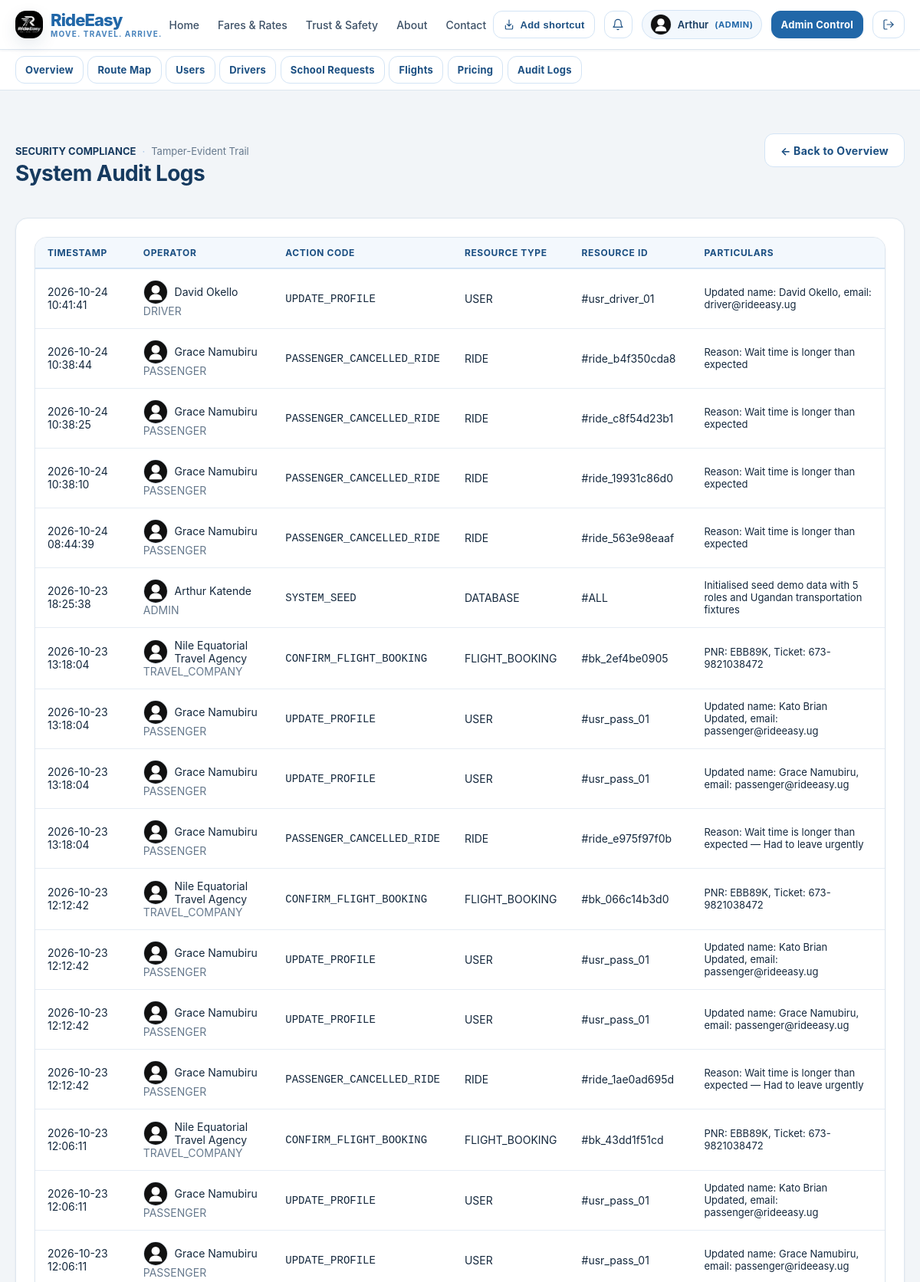
The page /admin/audit-logs (signed in, upper part) on the database its author committed.
### tables this page shows
CREATE TABLE users (
    id TEXT PRIMARY KEY,
    email TEXT UNIQUE NOT NULL,
    password_hash TEXT NOT NULL,
    role TEXT NOT NULL CHECK(role IN ('PASSENGER', 'DRIVER', 'SCHOOL', 'TRAVEL_COMPANY', 'ADMIN')),
    full_name TEXT NOT NULL,
    phone TEXT NOT NULL,
    is_active INTEGER NOT NULL DEFAULT 1,
    is_verified INTEGER NOT NULL DEFAULT 0,
    created_at TIMESTAMP NOT NULL DEFAULT CURRENT_TIMESTAMP,
    updated_at TIMESTAMP NOT NULL DEFAULT CURRENT_TIMESTAMP
, avatar_url TEXT DEFAULT '/static/images/default-avatar.svg', avatar_cloudinary_public_id TEXT);

CREATE TABLE audit_logs (
    id TEXT PRIMARY KEY,
    user_id TEXT,
    action TEXT NOT NULL,
    resource_type TEXT NOT NULL,
    resource_id TEXT,
    details TEXT,
    ip_address TEXT,
    created_at TIMESTAMP NOT NULL DEFAULT CURRENT_TIMESTAMP,
    FOREIGN KEY (user_id) REFERENCES users(id) ON DELETE SET NULL
);

### rideeasy/app/routes/admin.py (the view)
@admin_bp.route("/audit-logs")
def audit_logs():
    user = AuthService.get_current_user()
    db = get_db()
    logs = db.fetchall(
        """SELECT a.*, u.full_name as user_name, u.avatar_url as user_avatar_url,
                  u.email as user_email, u.role
        FROM audit_logs a
        LEFT JOIN users u ON a.user_id = u.id
        ORDER BY a.created_at DESC LIMIT 50"""
    )
    return render_template("admin/audit_logs.html", user=user, logs=logs)

### rideeasy/app/templates/admin/audit_logs.html (shortened to what this page needs)
{% extends "base.html" %}
{% from "macros/user_identity.html" import identity %}
{% block content %}
<div class="container section">
  <div style="display: flex; justify-content: space-between; align-items: baseline; flex-wrap: wrap; gap: 1rem; margin-bottom: 2rem;">
    <div>
      <div class="metadata-row" style="margin-bottom: 0.25rem;">
        <span style="font-weight: 700; color: var(--color-black); text-transform: uppercase;">Security Compliance</span>
        <span class="metadata-separator">·</span>
        <span>Tamper-Evident Trail</span>
      </div>
      <h2>System Audit Logs</h2>
    </div>
    <a href="/admin/dashboard" class="btn btn-secondary">← Back to Overview</a>
  </div>
  <div class="card">
    {% if logs %}
      <div class="table-responsive">
        <table class="table">
          <thead>
            <tr>
              <th>Timestamp</th>
              <th>Operator</th>
              <th>Action Code</th>
              <th>Resource Type</th>
              <th>Resource ID</th>
              <th>Particulars</th>
            </tr>
          </thead>
          <tbody>
            {% for l in logs %}
              <tr>
                <td class="text-subtle">{{ l.created_at }}</td>
                <td>
                  {{ identity(l.user_avatar_url, l.user_name, 32) if l.user_name else 'System Kernel' }}
                  <div class="text-subtle">{{ l.role or 'CORE' }}</div>
                </td>
                <td><code>{{ l.action }}</code></td>
                <td>{{ l.resource_type }}</td>
                <td class="text-subtle">#{{ l.resource_id or 'N/A' }}</td>
                <td style="font-size: 0.8125rem;">{{ l.details }}</td>
              </tr>
            {% endfor %}
          </tbody>
        </table>
      </div>
    {% else %}
      <div style="text-align: center; padding: 3rem 0; color: var(--color-medium-grey);">
        No audit log records available.
      </div>
    {% endif %}
  </div>
</div>
{% endblock %}

### rideeasy/app/templates/base.html (shortened to what this page needs)
<!DOCTYPE html>
<html lang="en">
<head>
  <link rel="stylesheet" href="/static/css/base.css">
  <link rel="stylesheet" href="/static/css/components.css">
  <link rel="stylesheet" href="/static/css/dashboard.css">
  <link rel="stylesheet" href="/static/css/responsive.css">
</head>
<body>
  {% from "macros/user_identity.html" import avatar %}
  <header class="navbar no-print">
    <div class="container">
      <div class="navbar-inner">
        <div class="brand-group">
          <a href="/" style="display: flex; align-items: center; gap: 0.625rem; text-decoration: none;">
            <img src="/static/images/logo.png" alt="RideEasy Logo" style="height: 36px; width: auto; object-fit: contain;" onerror="this.style.display='none'">
            <div style="display: flex; flex-direction: column;">
              <span class="brand-logo" style="line-height: 1.1;">{{ app_name }}</span>
              <span class="brand-tagline" style="font-size: 0.625rem; letter-spacing: 0.12em;">{{ app_tagline }}</span>
            </div>
          </a>
        </div>
        <nav aria-label="Main Navigation">
          <ul class="nav-links">
            <li><a href="/" class="nav-link">Home</a></li>
            <li><a href="/pricing" class="nav-link">Fares & Rates</a></li>
            <li><a href="/safety" class="nav-link">Trust & Safety</a></li>
            <li><a href="/about" class="nav-link">About</a></li>
            <li><a href="/contact" class="nav-link">Contact</a></li>
          </ul>
        </nav>
        <div class="nav-actions">
          <button type="button" class="btn btn-secondary btn-sm app-shortcut-button" data-add-shortcut title="Create a RideEasy shortcut" aria-label="Create a RideEasy shortcut">
            <svg class="icon icon-sm" viewBox="0 0 24 24" aria-hidden="true"><path d="M12 3v12m0 0 4-4m-4 4-4-4"/><path d="M5 14v5a2 2 0 0 0 2 2h10a2 2 0 0 0 2-2v-5"/></svg>
            <span>Add shortcut</span>
          </button>
          {% if current_user %}
            <div style="position: relative;">
              <button id="notif-bell-btn" class="btn btn-secondary btn-sm" aria-label="Notifications" title="In-App Notifications" style="position: relative; padding: 0.35rem 0.6rem;" onclick="toggleNotifDropdown(event);">
                <svg class="icon icon-sm" viewBox="0 0 24 24"><path d="M18 8A6 6 0 0 0 6 8c0 7-3 9-3 9h18s-3-2-3-9"/><path d="M13.73 21a2 2 0 0 1-3.46 0"/></svg>
              </button>
            </div>
            <a href="/profile" class="user-nav-chip" title="View and Edit Profile" style="text-decoration: none;">
              {{ avatar(current_user.avatar_url, current_user.full_name, 28) }}
              <span>{{ current_user.full_name.split()[0] }}</span>
              <span class="user-role-label">({{ current_user.role }})</span>
            </a>
            {% if current_user.role == 'PASSENGER' %}
              <a href="/passenger/dashboard" class="btn btn-secondary btn-sm">Dashboard</a>
              <a href="/passenger/book-ride" class="btn btn-primary btn-sm">Book Ride</a>
            {% elif current_user.role == 'DRIVER' %}
              <a href="/driver/dashboard" class="btn btn-primary btn-sm">Driver Console</a>
            {% elif current_user.role == 'SCHOOL' %}
              <a href="/school/dashboard" class="btn btn-primary btn-sm">School Portal</a>
            {% elif current_user.role == 'TRAVEL_COMPANY' %}
              <a href="/travel/dashboard" class="btn btn-primary btn-sm">Agency Console</a>
            {% elif current_user.role == 'ADMIN' %}
              <a href="/admin/dashboard" class="btn btn-primary btn-sm">Admin Control</a>
            {% endif %}
            <a href="/auth/logout" class="btn btn-secondary btn-sm" title="Sign Out">
              <svg class="icon icon-sm" viewBox="0 0 24 24"><path d="M9 21H5a2 2 0 0 1-2-2V5a2 2 0 0 1 2-2h4"/><polyline points="16 17 21 12 16 7"/><line x1="21" y1="12" x2="9" y2="12"/></svg>
            </a>
          {% else %}
            <a href="/auth/login" class="btn btn-secondary btn-sm">Sign In</a>
            <a href="/auth/register" class="btn btn-primary btn-sm">Register</a>
          {% endif %}
        </div>
      </div>
    </div>
  </header>
  {% if current_user %}
    <nav aria-label="Workspace navigation" style="border-bottom: 1px solid var(--color-light-grey); background: var(--color-white);">
      <div class="container" style="display: flex; gap: 0.35rem; overflow-x: auto; padding-top: 0.5rem; padding-bottom: 0.5rem; white-space: nowrap;">
        {% if current_user.role == 'PASSENGER' %}
          <a href="/passenger/dashboard" class="btn btn-secondary btn-sm">Overview</a>
          <a href="/map" class="btn btn-secondary btn-sm">Route Map</a>
          <a href="/passenger/rides" class="btn btn-secondary btn-sm">Recent Trips</a>
          <a href="/passenger/rides?status=awaiting" class="btn btn-secondary btn-sm">Awaiting Rides</a>
          <a href="/passenger/book-ride" class="btn btn-secondary btn-sm">Book a Ride</a>
          <a href="/passenger/flight-request" class="btn btn-secondary btn-sm">Book a Flight</a>
          <a href="/passenger/flight-requests" class="btn btn-secondary btn-sm">Flight Requests</a>
          <a href="/passenger/journeys" class="btn btn-secondary btn-sm">Journeys</a>
          <a href="/passenger/rewards" class="btn btn-secondary btn-sm">Rewards</a>
        {% elif current_user.role == 'SCHOOL' %}
          <a href="/school/dashboard" class="btn btn-secondary btn-sm">Overview</a>
          <a href="/map" class="btn btn-secondary btn-sm">Route Map</a>
          <a href="/school/requests" class="btn btn-secondary btn-sm">Transport Requests</a>
          <a href="/school/request" class="btn btn-secondary btn-sm">Book Transport</a>
        {% elif current_user.role == 'ADMIN' %}
          <a href="/admin/dashboard" class="btn btn-secondary btn-sm">Overview</a>
          <a href="/map" class="btn btn-secondary btn-sm">Route Map</a>
          <a href="/admin/users" class="btn btn-secondary btn-sm">Users</a>
          <a href="/admin/drivers" class="btn btn-secondary btn-sm">Drivers</a>
          <a href="/admin/schools" class="btn btn-secondary btn-sm">School Requests</a>
          <a href="/admin/flights" class="btn btn-secondary btn-sm">Flights</a>
          <a href="/admin/pricing" class="btn btn-secondary btn-sm">Pricing</a>
          <a href="/admin/audit-logs" class="btn btn-secondary btn-sm">Audit Logs</a>
        {% elif current_user.role == 'TRAVEL_COMPANY' %}
          <a href="/map" class="btn btn-secondary btn-sm">Route Map</a>
          <a href="/travel/dashboard" class="btn btn-secondary btn-sm">Travel Partner Dashboard</a>
        {% endif %}
      </div>
    </nav>
  {% endif %}
  <main>
    {% block content %}{% endblock %}
  </main>
</body>
</html>

### rideeasy/app/templates/macros/user_identity.html (shortened to what this page needs)
{% macro avatar(url, name, size=36) -%}
  <img
    src="{{ url or '/static/images/default-avatar.svg' }}"
    alt="{{ name }} profile photo"
    width="{{ size }}"
    height="{{ size }}"
    loading="lazy"
    onerror="this.onerror=null;this.src='/static/images/default-avatar.svg'"
    style="width: {{ size }}px; height: {{ size }}px; border-radius: 50%; object-fit: cover; flex: 0 0 {{ size }}px; background: var(--color-off-white); border: 1px solid var(--color-light-grey);"
  >
{%- endmacro %}
{% macro identity(url, name, size=36) -%}
  <span style="display: inline-flex; align-items: center; gap: 0.55rem; min-width: 0; vertical-align: middle;">
    {{ avatar(url, name, size) }}
    <span>{{ name }}</span>
  </span>
{%- endmacro %}

### rows shown on the page
users: avatar_url (placeholder picture), full_name "Arthur", role "ADMIN", full_name "Arthur Katende"
audit_logs: created_at "2026-10-24 10:41:41", role "DRIVER", action "UPDATE_PROFILE", resource_type "USER", resource "usr_driver_01", details "Updated name: David Okello, email: driver@rideeasy.ug"
users: full_name "David Okello"
audit_logs: created_at "2026-10-24 10:38:44", avatar_url (placeholder picture), role "PASSENGER", action "PASSENGER_CANCELLED_RIDE", resource_type "RIDE", resource "ride_b4f350cda8", details "Reason: Wait time is longer than expected"
users: full_name "Grace Namubiru"
audit_logs: created_at "2026-10-24 10:38:25", avatar_url (placeholder picture), role "PASSENGER", action "PASSENGER_CANCELLED_RIDE", resource_type "RIDE", resource "ride_c8f54d23b1", details "Reason: Wait time is longer than expected"
audit_logs: created_at "2026-10-24 10:38:10", avatar_url (placeholder picture), role "PASSENGER", action "PASSENGER_CANCELLED_RIDE", resource_type "RIDE", resource "ride_19931c86d0", details "Reason: Wait time is longer than expected"
audit_logs: created_at "2026-10-24 08:44:39", avatar_url (placeholder picture), role "PASSENGER", action "PASSENGER_CANCELLED_RIDE", resource_type "RIDE", resource "ride_563e98eaaf", details "Reason: Wait time is longer than expected"
audit_logs: created_at "2026-10-23 18:25:38", avatar_url (placeholder picture), role "ADMIN", action "SYSTEM_SEED", resource_type "DATABASE", resource "ALL", details "Initialised seed demo data with 5 roles and Ugandan transportation fixtures"
audit_logs: created_at "2026-10-23 13:18:04", avatar_url (placeholder picture), role "TRAVEL_COMPANY", action "CONFIRM_FLIGHT_BOOKING", resource_type "FLIGHT_BOOKING", resource "bk_2ef4be0905", details "PNR: EBB89K, Ticket: 673-9821038472"
users: full_name "Nile Equatorial Travel Agency"
audit_logs: created_at "2026-10-23 13:18:04", avatar_url (placeholder picture), role "PASSENGER", action "UPDATE_PROFILE", resource_type "USER", resource "usr_pass_01", details "Updated name: Kato Brian Updated, email: passenger@rideeasy.ug"
audit_logs: created_at "2026-10-23 13:18:04", avatar_url (placeholder picture), role "PASSENGER", action "UPDATE_PROFILE", resource_type "USER", resource "usr_pass_01", details "Updated name: Grace Namubiru, email: passenger@rideeasy.ug"
audit_logs: created_at "2026-10-23 13:18:04", avatar_url (placeholder picture), role "PASSENGER", action "PASSENGER_CANCELLED_RIDE", resource_type "RIDE", resource "ride_e975f97f0b", details "Reason: Wait time is longer than expected — Had to leave urgently"
audit_logs: created_at "2026-10-23 12:12:42", avatar_url (placeholder picture), role "TRAVEL_COMPANY", action "CONFIRM_FLIGHT_BOOKING", resource_type "FLIGHT_BOOKING", resource "bk_066c14b3d0", details "PNR: EBB89K, Ticket: 673-9821038472"
audit_logs: created_at "2026-10-23 12:12:42", avatar_url (placeholder picture), role "PASSENGER", action "UPDATE_PROFILE", resource_type "USER", resource "usr_pass_01", details "Updated name: Kato Brian Updated, email: passenger@rideeasy.ug"
audit_logs: created_at "2026-10-23 12:12:42", avatar_url (placeholder picture), role "PASSENGER", action "UPDATE_PROFILE", resource_type "USER", resource "usr_pass_01", details "Updated name: Grace Namubiru, email: passenger@rideeasy.ug"
audit_logs: created_at "2026-10-23 12:12:42", avatar_url (placeholder picture), role "PASSENGER", action "PASSENGER_CANCELLED_RIDE", resource_type "RIDE", resource "ride_1ae0ad695d", details "Reason: Wait time is longer than expected — Had to leave urgently"
audit_logs: created_at "2026-10-23 12:06:11", avatar_url (placeholder picture), role "TRAVEL_COMPANY", action "CONFIRM_FLIGHT_BOOKING", resource_type "FLIGHT_BOOKING", resource "bk_43dd1f51cd", details "PNR: EBB89K, Ticket: 673-9821038472"
audit_logs: created_at "2026-10-23 12:06:11", avatar_url (placeholder picture), role "PASSENGER", action "UPDATE_PROFILE", resource_type "USER", resource "usr_pass_01", details "Updated name: Kato Brian Updated, email: passenger@rideeasy.ug"
audit_logs: created_at "2026-10-23 12:06:11", avatar_url (placeholder picture), role "PASSENGER", action "UPDATE_PROFILE", resource_type "USER", resource "usr_pass_01", details "Updated name: Grace Namubiru, email: passenger@rideeasy.ug"

### other values the page prints
{{ app_name }} "RideEasy"
{{ app_tagline }} "MOVE. TRAVEL. ARRIVE."
